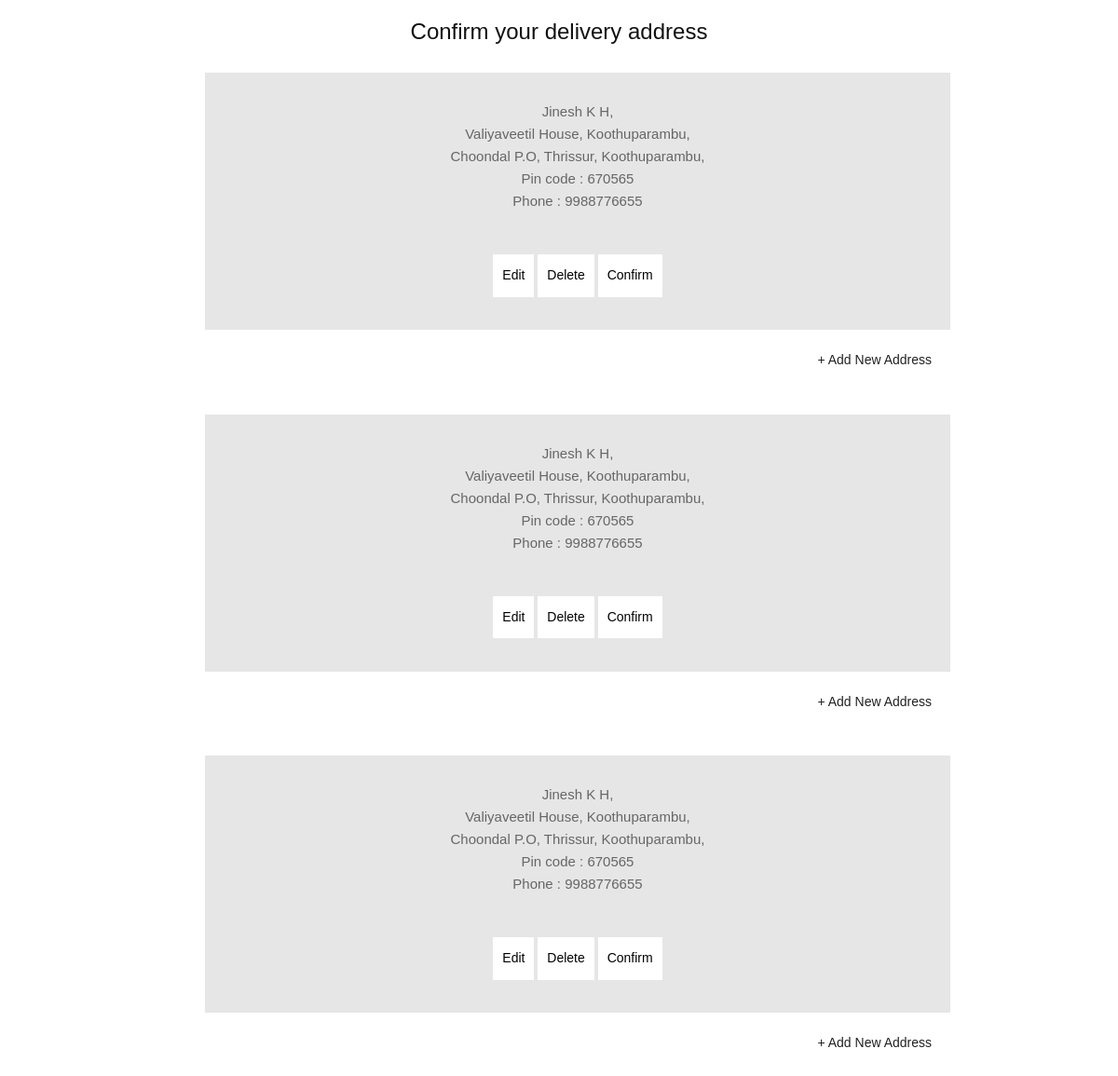
Screenshot of /ecom_app/e-com-1-buyer-proceed-to-buy-confirm-address-page-2/2 with the database file from the repository.
### ecom_app/models.py (models this page shows)
class buyer_address_datatable(models.Model):
    fullname = models.CharField(max_length=40)
    addressline1 = models.CharField(max_length=70)
    addressline2 = models.CharField(max_length=70)
    street = models.CharField(max_length=30)
    phone = models.IntegerField()
    pin = models.CharField(max_length=10)
    user_loginid = models.IntegerField()

### ecom_app/views.py (the view)
# urls.py: path('e-com-1-buyer-proceed-to-buy-confirm-address-page-2/<int:id>',proceed_buy_2),
def proceed_buy_2(request,id):
    a_old = buyer_address_datatable.objects.all()
    a = []
    for i in a_old:
        if i.user_loginid == id:
            a.append(i)
    print('all addressess :',a)
    if len(a) == 0:
        return redirect(f'http://127.0.0.1:8000/ecom_app/e-com-1-buyer-proceed-to-buy-items-page-1/{id}')
    else:
        return render(request,'proceed_buy_page_2.html',{'delivery_address':a})

### ecom_app/templates/proceed_buy_page_2.html (shortened to what this page needs)
<!DOCTYPE html>
<html lang="en">
{% load static %}
<head>
    <link rel="stylesheet" type="text/css" href="{% static 'css/bootstrap.min.css' %}">
    <link rel="stylesheet" type="text/css" href="{% static 'css/style.css' %}">
</head>
<body   style="text-align:center;">
<div class="address-lines">
    <div class="container-main" style="width:70%;margin-left:auto;margin-right:auto;padding:20px;">
        <h1>Confirm your delivery address</h1>
        {% for i in delivery_address %}
        <div class="address-line container" style="background-color: #e6e6e6;margin:20px;padding:10px;">
            <p><span>{{i.fullname}}, </span><br><span>{{i.addressline1}},</span><br>
                <span>{{i.addressline2}}, </span><span>{{i.street}}, </span><br>
                Pin code : <span>{{i.pin}}</span><br>Phone : <span>{{i.phone}}</span></p><br>
            <a href="http://127.0.0.1:8000/ecom_app/e-com-1-buyer-edit-delivery-address/{{i.id}}"><button>Edit</button></a>
            <a href="http://127.0.0.1:8000/ecom_app/e-com-1-buyer-delete-delivery-address/{{i.id}}"><button>Delete</button></a>
            <button type="button" onclick="address_confirmed(this)">Confirm</button><br><br>
        </div>
        <div class="float-right"><a href="http://127.0.0.1:8000/ecom_app/e-com-1-buyer-proceed-to-buy-items-page-1/{{i.user_loginid}}">+ Add New Address</a></div><br><br>
        {% endfor %}
    </div>
</div>
</body>
</html>

### ecom_app/static/css/style.css (style rules this page uses)
* { box-sizing: border-box !important; transition: ease all 0.5s; }
html { scroll-behavior: smooth; overflow-x: hidden; }
body { color: #666666; font-size: 14px; line-height: 1.80857; font-weight: normal; overflow-x: hidden; font-family: 'Poppins', sans-serif; }
a { color: #1f1f1f; text-decoration: none !important; outline: none !important; -webkit-transition: all .3s ease-in-out; -moz-transition: all .3s ease-in-out; -ms-transition: all .3s ease-in-out; -o-transition: all .3s ease-in-out; transition: all .3s ease-in-out; }
h1, h2, h3, h4, h5, h6 { letter-spacing: 0; font-weight: normal; position: relative; padding: 0 0 10px 0; font-weight: normal; line-height: normal; color: #111111; margin: 0 }
h1 { font-size: 24px }
*, *::after, *::before { -webkit-box-sizing: border-box; -moz-box-sizing: border-box; box-sizing: border-box; }
p { margin: 20px; font-weight: 300; font-size: 15px; line-height: 24px; }
a { color: #222222; text-decoration: none; outline: none !important; }
a, .btn { text-decoration: none !important; outline: none !important; -webkit-transition: all .3s ease-in-out; -moz-transition: all .3s ease-in-out; -ms-transition: all .3s ease-in-out; -o-transition: all .3s ease-in-out; transition: all .3s ease-in-out; }
button { border: 0; margin: 0; padding: 0; cursor: pointer; }

### ecom_app/templates/proceed_buy_page_2.html (style rules this page uses)
button { background-color:white; padding:10px; }

### rows the page displays
buyer_address_datatable: fullname "Jinesh K H", addressline1 "Valiyaveetil House, Koothuparambu", addressline2 "Choondal P.O, Thrissur", street "Koothuparambu", pin "670565", phone "9988776655"
buyer_address_datatable: fullname "Jinesh K H", addressline1 "Valiyaveetil House, Koothuparambu", addressline2 "Choondal P.O, Thrissur", street "Koothuparambu", pin "670565", phone "9988776655"
buyer_address_datatable: fullname "Jinesh K H", addressline1 "Valiyaveetil House, Koothuparambu", addressline2 "Choondal P.O, Thrissur", street "Koothuparambu", pin "670565", phone "9988776655"
